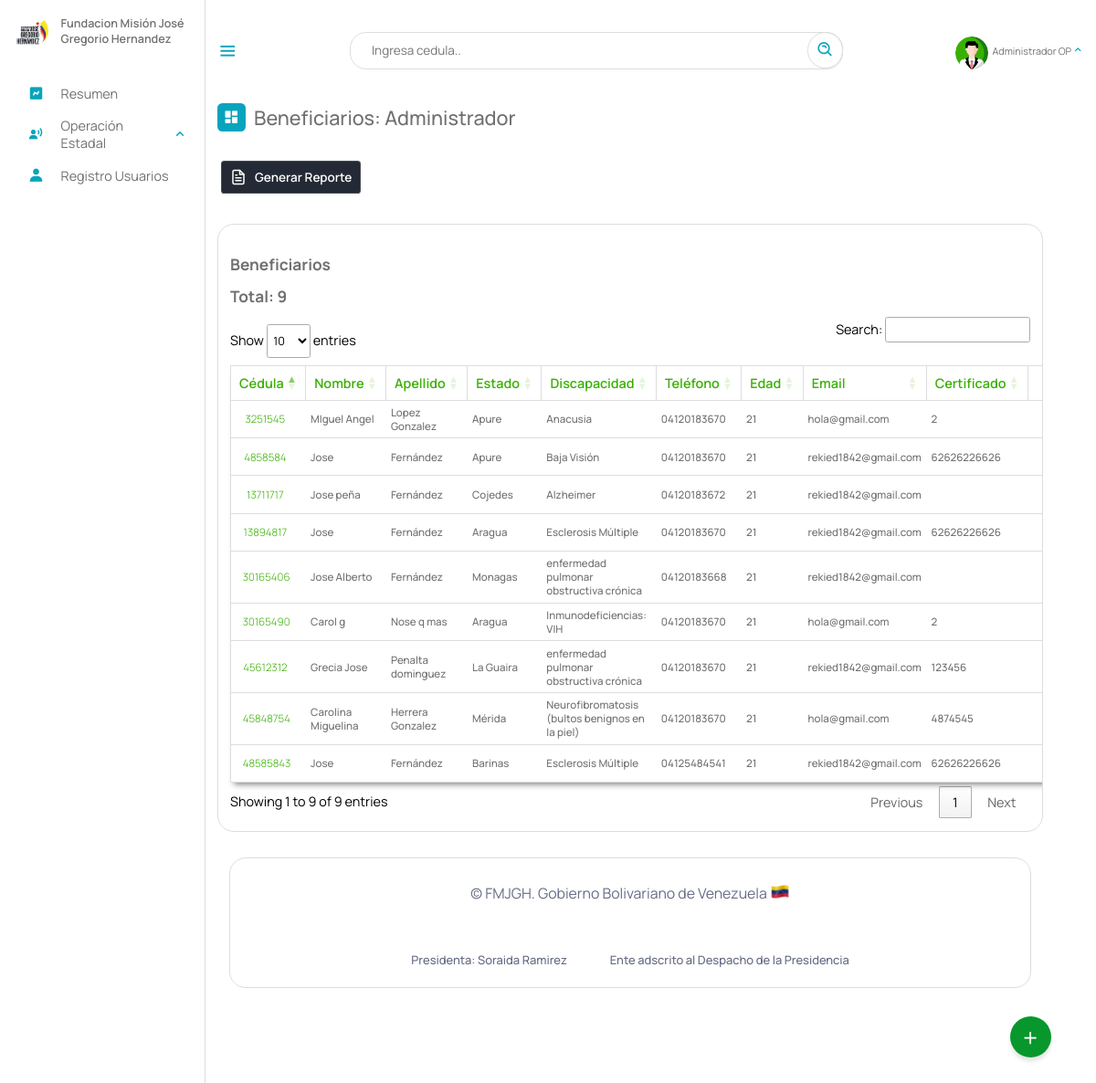
Page /Escritorio/Beneficiarios.php (signed in) on the earlier database version.
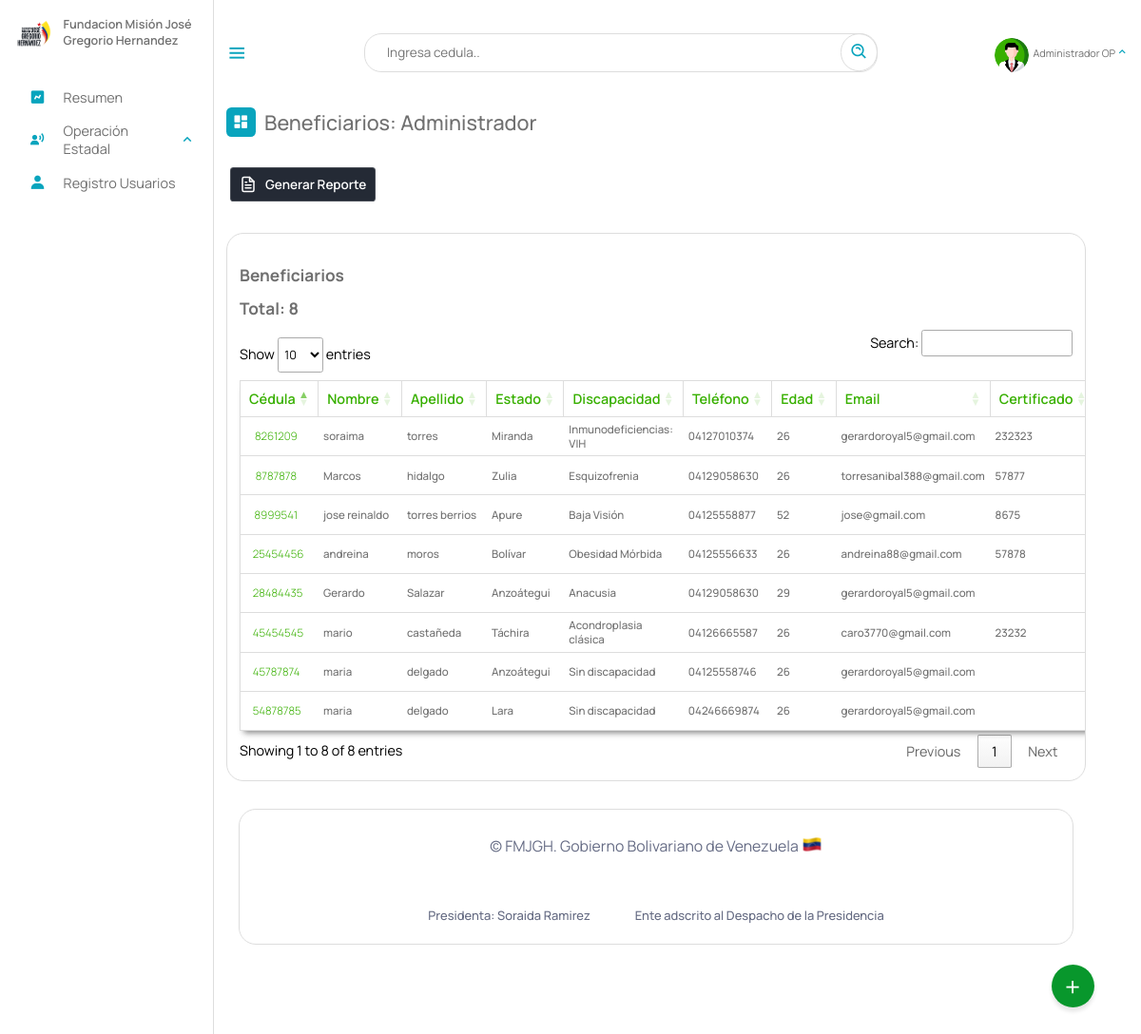
Same page on the later database version.
### tables this page shows
CREATE TABLE `beneficiario` (
  `cedula` int(12) NOT NULL,
  `nombre` text NOT NULL,
  `apellido` text NOT NULL,
  `fecha_naci` date NOT NULL,
  `email` varchar(50) NOT NULL,
  `telefono` varchar(12) NOT NULL,
  `nacionalidad` char(2) NOT NULL,
  `edad` int(2) NOT NULL,
  `sexo` char(1) NOT NULL,
  `edo_civil` text NOT NULL,
  `nro_hijo` int(2) DEFAULT NULL,
  `estado` varchar(10) NOT NULL,
  `municipio` varchar(20) NOT NULL,
  `parroquia` varchar(10) NOT NULL,
  `discapacidad` varchar(10) NOT NULL,
  `atencion_solicitada` varchar(10) NOT NULL,
  `certificado` varchar(50) DEFAULT NULL,
  `registrado_por` text DEFAULT NULL,
  `fecha_registro` date NOT NULL,
  PRIMARY KEY (`cedula`),
  KEY `estado` (`estado`),
  KEY `discapacidad` (`discapacidad`),
  KEY `atencion_solicitada` (`atencion_solicitada`),
  KEY `municipio` (`municipio`),
  KEY `parroquia` (`parroquia`),
  CONSTRAINT `beneficiario_ibfk_1` FOREIGN KEY (`estado`) REFERENCES `estados` (`id_estados`) ON DELETE CASCADE,
  CONSTRAINT `beneficiario_ibfk_2` FOREIGN KEY (`municipio`) REFERENCES `municipios` (`id_municipios`) ON DELETE CASCADE,
  CONSTRAINT `beneficiario_ibfk_3` FOREIGN KEY (`parroquia`) REFERENCES `parroquia` (`id`) ON DELETE CASCADE ON UPDATE CASCADE,
  CONSTRAINT `beneficiario_ibfk_4` FOREIGN KEY (`discapacidad`) REFERENCES `discapacid_e` (`id_e`) ON DELETE CASCADE,
  CONSTRAINT `beneficiario_ibfk_5` FOREIGN KEY (`atencion_solicitada`) REFERENCES `tipoatencion` (`id`) ON DELETE CASCADE
);

CREATE TABLE `estados` (
  `id_estados` varchar(10) NOT NULL,
  `nombre_estado` text NOT NULL,
  `codigo` varchar(255) NOT NULL,
  PRIMARY KEY (`id_estados`)
);

CREATE TABLE `discapacid_e` (
  `nombre_e` text NOT NULL,
  `id_e` varchar(10) NOT NULL,
  `general` varchar(10) NOT NULL,
  PRIMARY KEY (`id_e`),
  KEY `general` (`general`),
  CONSTRAINT `discapacid_e_ibfk_1` FOREIGN KEY (`general`) REFERENCES `discapacid` (`id_disca`) ON DELETE CASCADE
);

### php/01-discapacitados.php (called while the page is built, shortened)
<?php
include_once("ManejadorBD.php");
class Discapacitados extends ManejadorBD
{
	private $cnn;
	public function __construct($tipoConexion)
	{
		$this->cnn = parent::conectar($tipoConexion);
	}
	public function consultageneral()
	{
		try {
			$stmt = $this->cnn->prepare("SELECT beneficiario.cedula, beneficiario.nombre, beneficiario.apellido, estados.nombre_estado, discapacid_e.nombre_e , beneficiario.telefono, beneficiario.edad, beneficiario.email, beneficiario.certificado, beneficiario.registrado_por FROM `beneficiario`,estados, discapacid_e WHERE beneficiario.estado = estados.id_estados AND beneficiario.discapacidad = discapacid_e.id_e");
			$stmt->setFetchMode(PDO::FETCH_ASSOC);
			$stmt->execute();
			return $stmt->fetchAll();
		} catch (PDOException $error) {
			echo "Error: ejecutando consulta SQL." . $error->getMessage();
			exit();
		}
	}
}

### php/ManejadorBD.php (called while the page is built, shortened)
<?php
	class ManejadorBD extends PDO {
		public $srv	= SRV;
		public $usr	= USR;
		public $pas	= PAS;
		public $dbn	= BDN;
		public function conectar($tipoConexion){
			try{
				switch ($tipoConexion) {
				    case 1:
				        $dsn = "mysql:host=$this->srv;dbname=$this->dbn";
				        break;
				}
				$dbh = new PDO($dsn, $this->usr, $this->pas);
    			$dbh->setAttribute(PDO::ATTR_ERRMODE, PDO::ERRMODE_EXCEPTION);
			}catch(PDOException $error){
                echo "Error al Conectar con la Base de Datos: ".$error->getMessage();
                exit();
			}
            $this->conexionBD = $dbh;
			return $this->conexionBD;
		}
	}
?>

### Escritorio/Beneficiarios.php (the view, shortened to what the changed rows need)
<?php
include_once("partearriba.php");
?>
<link rel="stylesheet" type="text/css" href="https://cdn.datatables.net/1.11.3/css/jquery.dataTables.min.css">
<div class="dash-contenido">
    <div class="overview">
        <div class="titulo">
        </div>
    </div>
    <a href="reportes/reportes.php" target="_blank"> <button class="download-button">
        </button></a>
    <div class="tabla-atencion">
       <!--  <div class="group">
            <svg class="iconn" aria-hidden="true" viewBox="0 0 24 24">
                <g>
                    <path d="M21.53 20.47l-3.66-3.66C19.195 15.24 20 13.214 20 11c0-4.97-4.03-9-9-9s-9 4.03-9 9 4.03 9 9 9c2.215 0 4.24-.804 5.808-2.13l3.66 3.66c.147.146.34.22.53.22s.385-.073.53-.22c.295-.293.295-.767.002-1.06zM3.5 11c0-4.135 3.365-7.5 7.5-7.5s7.5 3.365 7.5 7.5-3.365 7.5-7.5 7.5-7.5-3.365-7.5-7.5z"></path>
                </g>
            </svg>
            <input placeholder="Buscar" id="buscador" type="search" class="inputt">
        </div> -->
        <br>
        <h2>Beneficiarios</h2>
        <h2>Total: <?php
                    include_once("../php/01-discapacitados.php");
                    $beneficiario = new Discapacitados(1);
                    $resultados =  $beneficiario->consultageneral();
                    echo count($resultados);
                    ?></h2>
        <table id="atencion">
            <thead>
                <tr>
                    <th>Cédula</th>
                    <th>Nombre</th>
                    <th>Apellido</th>
                    <th>Estado</th>
                    <th>Discapacidad</th>
                    <th>Teléfono</th>
                    <th>Edad</th>
                    <th>Email</th>
                    <th>Certificado</th>
                    <th></th>
                </tr>
            </thead>
            <tbody id="Beneficiarios1">
                <?php foreach ($resultados as $resultado) : ?>
                    <tr>
                        <td><a class="cedula" id="verBeneficiario" href="__verBeneficiario.php?cedula=<?php echo $resultado['cedula']; ?>"><?php echo $resultado['cedula']; ?> </a></td>
                        <td><?php echo $resultado['nombre']; ?></td>
                        <td><?php echo $resultado['apellido']; ?></td>
                        <td><?php echo $resultado['nombre_estado']; ?></td>
                        <td><?php echo $resultado['nombre_e']; ?></td>
                        <td><?php echo $resultado['telefono']; ?></td>
                        <td><?php echo $resultado['edad']; ?></td>
                        <td><?php echo $resultado['email']; ?></td>
                        <td><?php echo $resultado['certificado']; ?></td>
                        <?php if ($rol == "Superusuario") { ?>
                            <td>
                                <button class="buttons" type="button" onclick="eliminar(<?php echo $resultado['cedula']; ?>)">
                                    <span class="buttons__text">Eliminar </span>
                                    <span class="buttons__icon">
                                        <svg class="svg" height="512" viewBox="0 0 512 512" width="512" xmlns="http://www.w3.org/2000/svg">
                                            <title></title>
                                            <path d="M112,112l20,320c.95,18.49,14.4,32,32,32H348c17.67,0,30.87-13.51,32-32l20-320" style="fill:none;stroke:#fff;stroke-linecap:round;stroke-linejoin:round;stroke-width:32px"></path>
                                            <line style="stroke:#fff;stroke-linecap:round;stroke-miterlimit:10;stroke-width:32px" x1="80" x2="432" y1="112" y2="112"></line>
                                            <path d="M192,112V72h0a23.93,23.93,0,0,1,24-24h80a23.93,23.93,0,0,1,24,24h0v40" style="fill:none;stroke:#fff;stroke-linecap:round;stroke-linejoin:round;stroke-width:32px"></path>
                                            <line style="fill:none;stroke:#fff;stroke-linecap:round;stroke-linejoin:round;stroke-width:32px" x1="256" x2="256" y1="176" y2="400"></line>
                                            <line style="fill:none;stroke:#fff;stroke-linecap:round;stroke-linejoin:round;stroke-width:32px" x1="184" x2="192" y1="176" y2="400"></line>
                                            <line style="fill:none;stroke:#fff;stroke-linecap:round;stroke-linejoin:round;stroke-width:32px" x1="328" x2="320" y1="176" y2="400"></line>
                                        </svg>
                                    </span>
                                </button>
                            </td>
                        <?php }else{
                          echo "<td></td>";
                        } ?>
                    </tr>
                <?php endforeach; ?>
            </tbody>
        </table>
    </div>
    <?php
    include_once("parteabajo.php");
    ?>

Differences in the rows shown:
removed beneficiario: cedula "3251545", nombre "MIguel Angel", apellido "Lopez Gonzalez", estado.nombre_estado "Apure", discapacidad.nombre_e "Anacusia", telefono "04120183670", edad "21", email "hola@gmail.com", certificado "2"
removed beneficiario: cedula "4858584", nombre "Jose", apellido "Fernández", estado.nombre_estado "Apure", discapacidad.nombre_e "Baja Visión", telefono "04120183670", edad "21", email "rekied1842@gmail.com", certificado "62626226626"
removed beneficiario: cedula "13711717", nombre "Jose peña", apellido "Fernández", estado.nombre_estado "Cojedes", discapacidad.nombre_e "Alzheimer", telefono "04120183672", edad "21", email "rekied1842@gmail.com"
removed beneficiario: cedula "13894817", nombre "Jose", apellido "Fernández", estado.nombre_estado "Aragua", discapacidad.nombre_e "Esclerosis Múltiple", telefono "04120183670", edad "21", email "rekied1842@gmail.com", certificado "62626226626"
removed beneficiario: cedula "30165406", nombre "Jose Alberto", apellido "Fernández", estado.nombre_estado "Monagas", discapacidad.nombre_e "enfermedad pulmonar obstructiva crónica", telefono "04120183668", edad "21", email "rekied1842@gmail.com"
removed beneficiario: cedula "30165490", nombre "Carol g", apellido "Nose q mas", estado.nombre_estado "Aragua", discapacidad.nombre_e "Inmunodeficiencias: VIH", telefono "04120183670", edad "21", email "hola@gmail.com", certificado "2"
removed beneficiario: cedula "45612312", nombre "Grecia Jose", apellido "Penalta dominguez", estado.nombre_estado "La Guaira", discapacidad.nombre_e "enfermedad pulmonar obstructiva crónica", telefono "04120183670", edad "21", email "rekied1842@gmail.com", certificado "123456"
removed beneficiario: cedula "45848754", nombre "Carolina Miguelina", apellido "Herrera Gonzalez", estado.nombre_estado "Mérida", discapacidad.nombre_e "Neurofibromatosis (bultos benignos en la piel)", telefono "04120183670", edad "21", email "hola@gmail.com", certificado "4874545"
removed beneficiario: cedula "48585843", nombre "Jose", apellido "Fernández", estado.nombre_estado "Barinas", discapacidad.nombre_e "Esclerosis Múltiple", telefono "04125484541", edad "21", email "rekied1842@gmail.com", certificado "62626226626"
added beneficiario: cedula "8261209", nombre "soraima", apellido "torres", estado.nombre_estado "Miranda", discapacidad.nombre_e "Inmunodeficiencias: VIH", telefono "04127010374", edad "26", email "gerardoroyal5@gmail.com", certificado "232323"
added beneficiario: cedula "8787878", nombre "Marcos", apellido "hidalgo", estado.nombre_estado "Zulia", discapacidad.nombre_e "Esquizofrenia", telefono "04129058630", edad "26", email "torresanibal388@gmail.com", certificado "57877"
added beneficiario: cedula "8999541", nombre "jose reinaldo", apellido "torres berrios", estado.nombre_estado "Apure", discapacidad.nombre_e "Baja Visión", telefono "04125558877", edad "52", email "jose@gmail.com", certificado "8675"
added beneficiario: cedula "25454456", nombre "andreina", apellido "moros", estado.nombre_estado "Bolívar", discapacidad.nombre_e "Obesidad Mórbida", telefono "04125556633", edad "26", email "andreina88@gmail.com", certificado "57878"
added beneficiario: cedula "28484435", nombre "Gerardo", apellido "Salazar", estado.nombre_estado "Anzoátegui", discapacidad.nombre_e "Anacusia", telefono "04129058630", edad "29", email "gerardoroyal5@gmail.com"
added beneficiario: cedula "45454545", nombre "mario", apellido "castañeda", estado.nombre_estado "Táchira", discapacidad.nombre_e "Acondroplasia clásica", telefono "04126665587", edad "26", email "caro3770@gmail.com", certificado "23232"
added beneficiario: cedula "45787874", nombre "maria", apellido "delgado", estado.nombre_estado "Anzoátegui", discapacidad.nombre_e "Sin discapacidad", telefono "04125558746", edad "26", email "gerardoroyal5@gmail.com"
added beneficiario: cedula "54878785", nombre "maria", apellido "delgado", estado.nombre_estado "Lara", discapacidad.nombre_e "Sin discapacidad", telefono "04246669874", edad "26", email "gerardoroyal5@gmail.com"
Other differences:
text written by a page script: "Show entries Search: Showing 1 to 9 of 9 entries Previous 1 Next" → "Show entries Search: Showing 1 to 8 of 8 entries Previous 1 Next"
count($resultados): "9" → "8"
